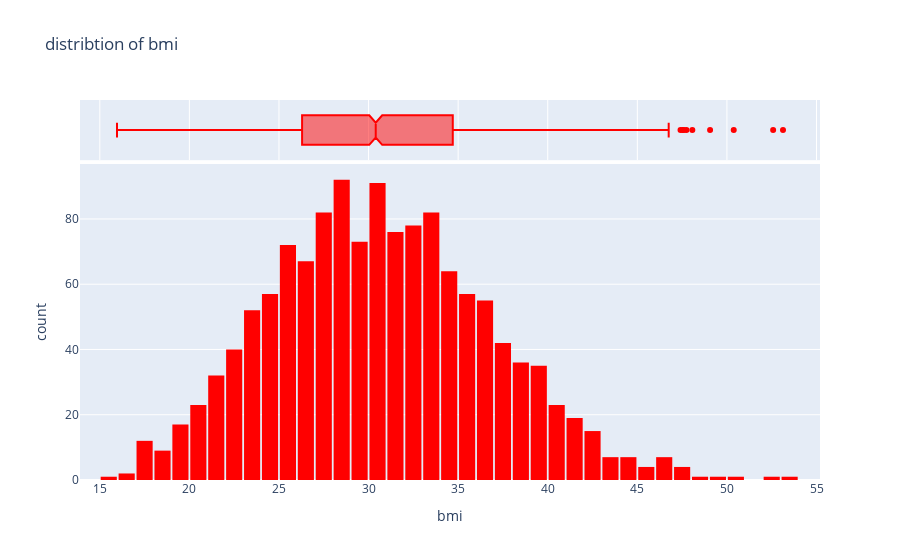

Notebook source saved alongside this figure:
### Code cell
#distrbution of body mass index
fig =px.histogram(data, x='bmi', color_discrete_sequence=['red'], marginal='box', title='distribtion of bmi')
fig.update_layout(bargap=0.1)
fig.show()

### Figure 1 — Plotly figure (JSON) as saved in the notebook; plotly's stock layout.template omitted (floating-point values rounded to 4 significant figures; data arrays with more than 128 entries replaced by an {"elided": "..."} marker saying what was removed)
{"data": [{"alignmentgroup": "True", "bingroup": "x", "hovertemplate": "bmi=%{x}<br>count=%{y}<extra></extra>", "legendgroup": "", "marker": {"color": "red", "pattern": {"shape": ""}}, "name": "", "offsetgroup": "", "orientation": "v", "showlegend": false, "type": "histogram", "x": {"elided": "1338 float values"}, "xaxis": "x", "yaxis": "y"}, {"alignmentgroup": "True", "hovertemplate": "bmi=%{x}<extra></extra>", "legendgroup": "", "marker": {"color": "red"}, "name": "", "notched": true, "offsetgroup": "", "showlegend": false, "type": "box", "x": {"elided": "1338 float values"}, "xaxis": "x2", "yaxis": "y2"}], "layout": {"bargap": 0.1, "barmode": "relative", "legend": {"tracegroupgap": 0}, "title": {"text": "distribtion of bmi"}, "xaxis": {"anchor": "y", "domain": [0, 1], "title": {"text": "bmi"}}, "xaxis2": {"anchor": "y2", "domain": [0, 1], "matches": "x", "showgrid": true, "showticklabels": false}, "yaxis": {"anchor": "x", "domain": [0, 0.8316], "title": {"text": "count"}}, "yaxis2": {"anchor": "x2", "domain": [0.8416, 1], "matches": "y2", "showgrid": false, "showline": false, "showticklabels": false, "ticks": ""}}}
